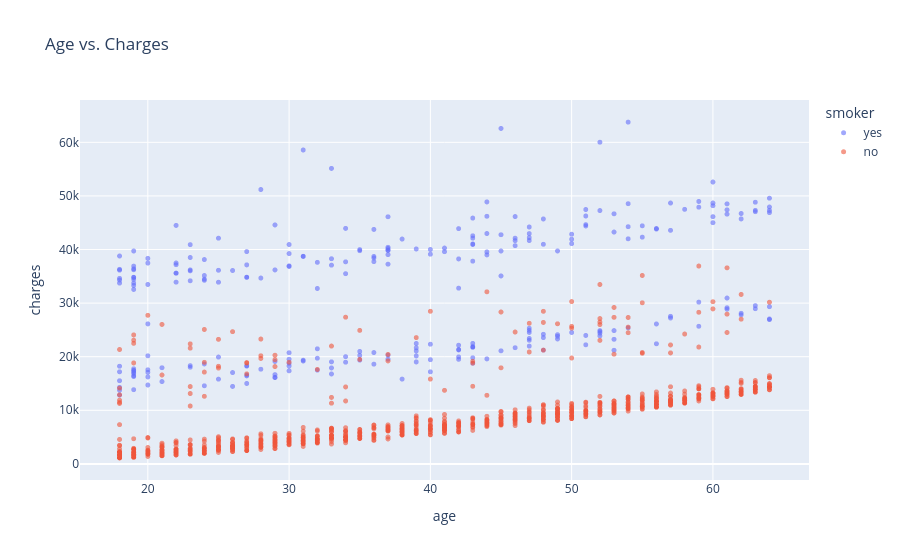

Here is the notebook cell this chart was saved with:
### Markdown cell above
### Age and Charges

Let's visualize the relationship between "age" and "charges" using a scatter plot. Each point in the scatter plot represents one customer. We'll also use values in the "smoker" column to color the points.

### Code cell
fig = px.scatter(medical_df, x='age', y='charges', color='smoker', opacity=0.6, hover_data=['sex'], title='Age vs. Charges')
fig.update_traces(marker_size=5)
fig.show()

### Figure 1 — Plotly figure (JSON) as saved in the notebook; plotly's stock layout.template omitted (floating-point values rounded to 4 significant figures; data arrays with more than 128 entries replaced by an {"elided": "..."} marker saying what was removed)
{"data": [{"customdata": {"elided": "274x1 str values"}, "hovertemplate": "smoker=yes<br>age=%{x}<br>charges=%{y}<br>sex=%{customdata[0]}<extra></extra>", "legendgroup": "yes", "marker": {"color": "#636efa", "opacity": 0.6, "size": 5, "symbol": "circle"}, "mode": "markers", "name": "yes", "showlegend": true, "type": "scattergl", "x": {"elided": "274 int values"}, "xaxis": "x", "y": {"elided": "274 float values"}, "yaxis": "y"}, {"customdata": {"elided": "1064x1 str values"}, "hovertemplate": "smoker=no<br>age=%{x}<br>charges=%{y}<br>sex=%{customdata[0]}<extra></extra>", "legendgroup": "no", "marker": {"color": "#EF553B", "opacity": 0.6, "size": 5, "symbol": "circle"}, "mode": "markers", "name": "no", "showlegend": true, "type": "scattergl", "x": {"elided": "1064 int values"}, "xaxis": "x", "y": {"elided": "1064 float values"}, "yaxis": "y"}], "layout": {"legend": {"title": {"text": "smoker"}, "tracegroupgap": 0}, "title": {"text": "Age vs. Charges"}, "xaxis": {"anchor": "y", "domain": [0, 1], "title": {"text": "age"}}, "yaxis": {"anchor": "x", "domain": [0, 1], "title": {"text": "charges"}}}}
